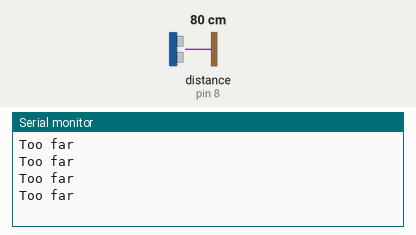
Bench run of a sketch on a simulated Arduino Uno, built with avr-gcc and run on an emulated ATmega328P. Shown: the last lines printed to the serial monitor. Wiring (inferred from the names in the program): ultrasonic range finder: trigger pin 7; echo pin 8. The inputs (shaded band) are chosen by the test bench; at power-on: distance to the obstacle (sensor on pin 8) 80 cm. The echo pulse lasts 58.3 µs per cm.

Above: at 1.2 s.
1.3 s: distance to the obstacle (sensor on pin 8) set to 44 cm
2.8 s: distance to the obstacle (sensor on pin 8) set to 37 cm
At 3.25 s:
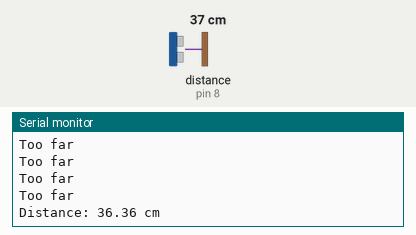
5.1 s: distance to the obstacle (sensor on pin 8) set to 12 cm
At 5.37 s:
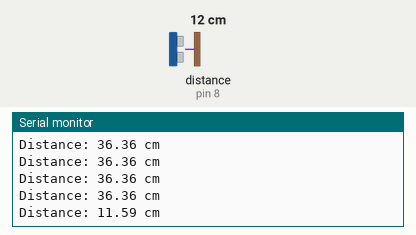
6.6 s: distance to the obstacle (sensor on pin 8) set to 9 cm
At 6.88 s:
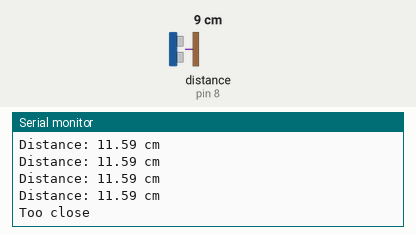

Measured:
- the behaviour switches between 41 and 40 cm on distance to the obstacle (sensor on pin 8) (found by bisection; images 0 and 1)
- the behaviour switches between 11 and 10 cm on distance to the obstacle (sensor on pin 8) (found by bisection; images 2 and 3)
- after the input at 2.8 s, the serial monitor: prints a new line after 0.24 s (image 1)
- after the input at 5.1 s, the serial monitor: prints a new line after 0.07 s (image 2)
- after the input at 6.6 s, the serial monitor: prints a new line after 0.07 s (image 3)

The sketch:

ultrasonic_sensor_display.ino
```cpp
#define TRIG_PIN 7
#define ECHO_PIN 8

long duration;
float distance;

void setup() {
  pinMode(TRIG_PIN, OUTPUT);
  pinMode(ECHO_PIN, INPUT);
  Serial.begin(9600);
}

void loop() {
  // Make sure trigger pin is LOW
  digitalWrite(TRIG_PIN, LOW);
  delayMicroseconds(2);

  // Send 10 microsecond pulse to trigger
  digitalWrite(TRIG_PIN, HIGH);
  delayMicroseconds(10);
  digitalWrite(TRIG_PIN, LOW);

  // Read the echo pin (time for sound to go and come back)
  duration = pulseIn(ECHO_PIN, HIGH);

  // Convert time to distance (cm)
  distance = duration * 0.034 / 2;
  if (distance > 40){
    Serial.println("Too far");
  }
  else if(distance < 10){
    Serial.println("Too close");
  }
  else{
    Serial.print("Distance: ");
    Serial.print(distance);
    Serial.println(" cm");
  }


  delay(300);
}
```
